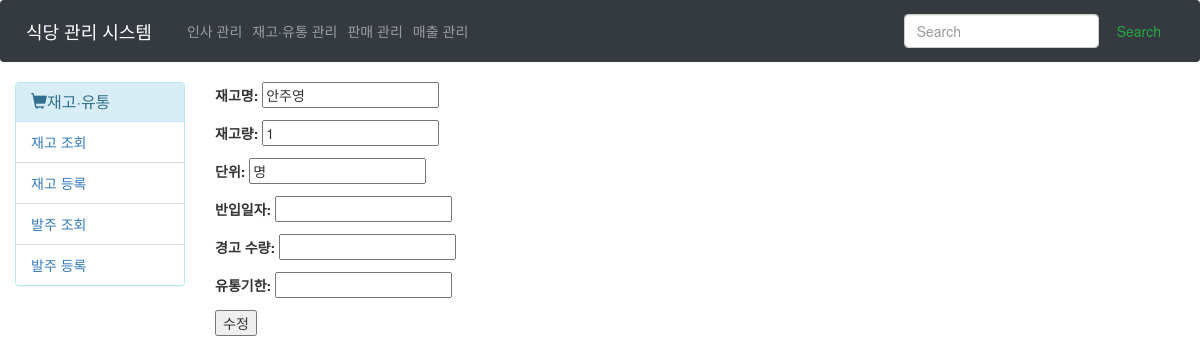
Screenshot of /Stock/45/Edit/ with the database file from the repository.
### Main/models.py (models this page shows, shortened)
class Stock(models.Model):
    s_name = models.CharField(max_length=30, verbose_name="재고명")
    s_count = models.IntegerField(verbose_name='재고량', default=0)
    s_unit = models.CharField(max_length=10, verbose_name='단위', blank=True, null=True)
    s_incoming_at = models.DateField(verbose_name='반입일자', null=True, blank=True)
    s_status = models.BooleanField(verbose_name='상태', default=True)
    s_caution_num = models.PositiveIntegerField(verbose_name="경고 수량", null=True, blank=True)
    s_expire_at = models.DateTimeField(verbose_name='유통기한', null=True, blank=True)

### Main/views.py (the view)
# urls.py: path('Stock/<int:pk>/Edit/', StockUpdate.as_view(), name='updateItem'),
class StockUpdate(UpdateView):
    model = Stock
    fields = ['s_name', 's_count', 's_unit', 's_incoming_at', 's_caution_num',
                's_expire_at']
    success_url = '/Stock/Inquiry/'
    template_name = 'Main/Stock/Stock_update_item.html'
    def get_initial(self):
        initial = super(StockUpdate, self).get_initial()
        return initial

### Main/templates/Main/Stock/Stock_update_item.html (shortened to what this page needs)
{% extends 'Main/Stock/main.html' %}
{% block content %}
<form method="POST">
    {{ form.as_p }}
    <input type="submit" value="수정">
</form>
{% endblock %}

### rows the page displays
Stock: s_name "안주영", s_count "1", s_unit "명"
